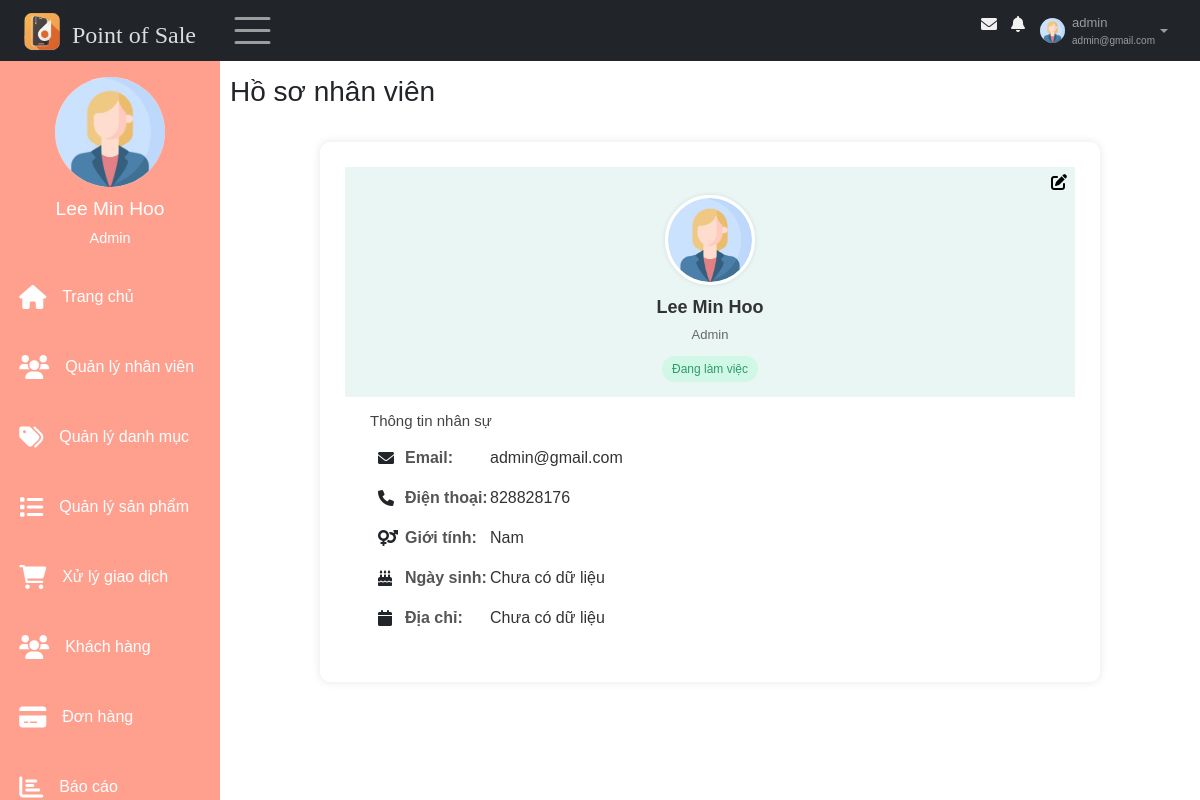
/views/index.php?nav=hoso (signed in), run on an earlier commit of the app's database.
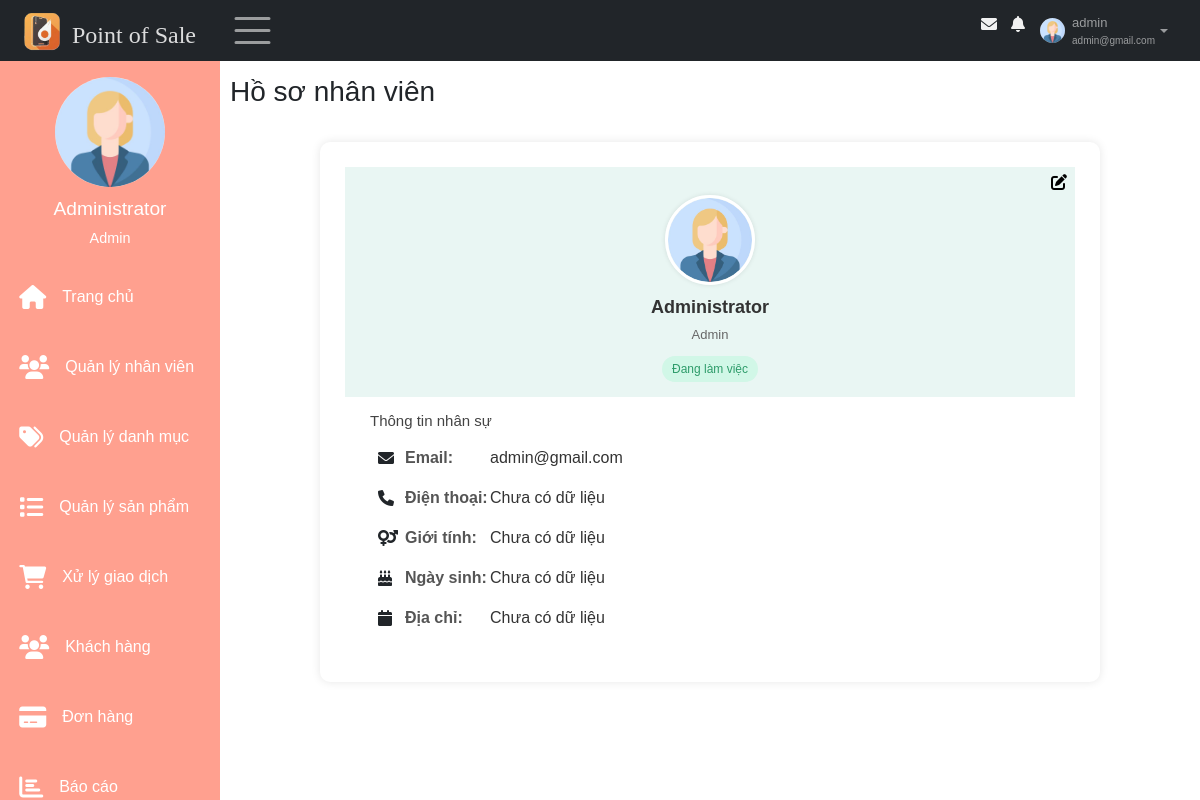
And on a later commit of the database.
### tables this page shows
CREATE TABLE `taikhoan` (
  `id` int(11) NOT NULL,
  `id_nhanvien` int(11) NOT NULL,
  `username` varchar(30) NOT NULL,
  `password` varchar(30) NOT NULL,
  `role` enum('Admin','Nhân viên') NOT NULL,
  `trangthai_hd` tinyint(1) NOT NULL,
  `activate_token` varchar(10) DEFAULT NULL,
  `expire_time` int(11) DEFAULT NULL,
  `pass_changed` tinyint(1) DEFAULT NULL,
  `trangthai_khoa` tinyint(1) NOT NULL DEFAULT 0
);

CREATE TABLE `nhanvien` (
  `id` int(11) NOT NULL,
  `hoten` varchar(50) NOT NULL,
  `email` varchar(100) NOT NULL,
  `gioitinh` enum('Nữ','Nam') DEFAULT NULL,
  `sdt` varchar(11) DEFAULT NULL,
  `ngaysinh` date DEFAULT NULL,
  `diachi` varchar(100) DEFAULT NULL,
  `img` varchar(50) DEFAULT NULL
);

### models/quanlyhoso/getProfileNV.php (called while the page is built, shortened)
<?php
    $conn = connectDB();
    if (isset($_GET["id_detail"])) {
        $id = $_GET["id_detail"];
    } else {
        $id = $_SESSION["id"];
    }
    if(empty($_SESSION["id"])) {
        header("Location: ../index.php");
        exit();
    }else{
        $sql = "SELECT nhanvien.*, taikhoan.trangthai_khoa, taikhoan.role FROM nhanvien, taikhoan WHERE nhanvien.id = taikhoan.id_nhanvien AND nhanvien.id =" . $id;
    }
    $result = $conn->query($sql);
    if ($result->num_rows > 0) {
        $row = $result->fetch_assoc();
        $profile_name =  $row["hoten"]??"";
        $profile_role = $row['role']??"";
        $profile_sdt = $row["sdt"]??"";
        $profile_email = $row["email"]??"";
        $profile_gender = $row["gioitinh"]??"";
        $profile_ngaysinh = $row["ngaysinh"]??"";
        $profile_diachi = $row["diachi"]??"";
        $profile_img = $row["img"]??"";
        $profile_trangthai = $row["trangthai_khoa"] == 0 ? 1 : 0;
    }
?>

### views/pages/main/content/hoso.php (the view)
<div class = "main-content " id="main">
    <main>
        <div class = "page-header">
            <div>
                <h3>Hồ sơ nhân viên </h3>
            </div>
        </div>
        <section class="profife-view">
            <div class="profile-container">
                <div class="profile-header">
                    <?php
                        if(isset($_GET['id_detail'])) {
                            ?>
                                <div class="right-actions">
                                    <a href="index.php?sidebar=quanlynhanvien"><i class="fa-solid fa-left-long" style="color: black;"></i></a>
                                </div>
                            <?php
                        } else {
                            ?>
                                <div class="right-actions">
                                    <a href="index.php?nav=hoso&query=sua"><i class='fa fa-edit'></i></a>
                                </div>
                            <?php
                        }
                    ?>
                    <div>
                        <img src="../models/quanlyhoso/imagesNV/<?=$profile_img?>" alt="Avatar" class="avatar">
                        <h2 class="name"><?=$profile_name?></h2>
                        <p class="position"><?=$profile_role?></p>
                        <?php
                            if($profile_trangthai == 1) {
                                ?><span class="status">Đang làm việc</span><?php
                            } else {
                                ?><span class="status" style="background-color:rgb(251, 189, 189); color:rgb(216, 86, 86);">Tài khoản đã bị khóa</span><?php
                            }
                        ?>
                    </div>
                </div>
                <div class="profile-info">
                <h3>Thông tin nhân sự</h3>
                <div class="info-item">
                    <i class="fa fa-envelope icon"></i>
                    <span class="label">Email:</span>
                    <span class="value"><?=$profile_email?></span>
                </div>
                <div class="info-item">
                    <i class="fa fa-phone icon"></i>
                    <span class="label">Điện thoại:</span>
                    <span class="value"><?= $profile_sdt ?: "Chưa có dữ liệu" ?></span>
                </div>
                <div class="info-item">
                    <i class="fa fa-venus-mars icon"></i>
                    <span class="label">Giới tính:</span>
                    <span class="value"><?=$profile_gender ?: "Chưa có dữ liệu" ?></span>
                </div>
                <div class="info-item">
                    <i class="fa fa-birthday-cake icon"></i>
                    <span class="label">Ngày sinh:</span>
                    <span class="value"><?= $profile_ngaysinh ?: "Chưa có dữ liệu" ?></span>
                </div>
                <div class="info-item">
                    <i class="fa fa-calendar icon"></i>
                    <span class="label">Địa chỉ:</span>
                    <span class="value"><?= $profile_diachi ?: "Chưa có dữ liệu" ?></span>
                </div>
                </div>
            </div>
        </section>
    </main>
</div>

### views/pages/nav.php (shortened to what the changed rows need)
<nav class="navbar navbar-expand-sm bg-dark navbar-dark fixed-top" id="nav">
    <div class="container-fluid">
        <div class="leftnav justify-content-start">
            <a class="logo navbar-brand" href="index.php" data-bs-toggle="tooltip"  title="Về trang chủ">
                <img src="../images/logo.ico" alt="Logo" style="width:40px;" >
                <h4>Point of Sale</h4>
            </a>
            <div class="openclose"><span class="navbar-toggler-icon" style="font-size:30px;cursor:pointer" onclick="open_closeNav() " class = "las la-bars"></span>  </div>
        </div>
        <div class="rightnav justify-content-end">
            <ul  class=" navbar-nav" >
                <li class="nav-item">
                    <a  href="#">
                    <span class = "fa fa-fw fa-envelope"></span>
                    </a></li>
                <li class="nav-item">
                    <a  href="#">
                    <span class = "fa fa-bell"></span>
                    </a></li>
                <li class="nav-item dropdown">
                        <a id="nav-user" class="nav-link dropdown-toggle" href="#" role="button" data-bs-toggle="dropdown">
                            <img id="nav-avatar" src = "../models/quanlyhoso/imagesNV/<?=$profile_img?>" height = "30px"  width = "30px" alt = "Avatar">
                            <div class="infor">
                                <p id ="user"><?= $_SESSION["username"]?></p>
                                <p id="email"><?= $_SESSION["email"]?></p>
                            </div>
                        </a>
                </li>
            </ul>
        </div>
    </div>
</nav>

### views/pages/main/sidebar.php (shortened to what the changed rows need)
<div class="sidebar"  id="mySidebar" >
    <div class="sidebar-user">
        <img src="../models/quanlyhoso/imagesNV/<?=$profile_img?>" height = "70px"  width = "70px" alt = "">
            <div>
                <h3><?=$profile_name?></h3>
                <span><?=$_SESSION['role']?></span>
        </div>
    </div>
    <div class="sidebar-menu">
        <ul >
            <li class="item">
                <a class="link" href="index.php">
                    <span class = "fa fa-home"></span>
                    <p class="item-sidebar">Trang chủ</p>
                </a>
            </li>
            <?php
                if ($_SESSION['role'] == 'Admin') {
                    ?>
                    <li class="item">
                        <a class="link" href="index.php?sidebar=quanlynhanvien">
                            <span class = "fa fa-users"></span>
                            <p class="item-sidebar">Quản lý nhân viên</p>
                        </a>
                    </li>
                <?php
            }?>
            <li class="item">
                <a class="link" href="index.php?sidebar=quanlydanhmuc">
                    <span class = "fa fa-tags"></span>
                    <p class="item-sidebar">Quản lý danh mục</p>
                </a>
            </li>
            <li class="item">
                <a class="link" href="index.php?sidebar=quanlysanpham">
                    <span class = "fa fa-list"></span>
                    <p class="item-sidebar">Quản lý sản phẩm</p>
                </a>
            </li>
            <li class="item">
                <a class="link" href="index.php?sidebar=giaodich">
                    <span class = "fa fa-shopping-cart"></span>
                    <p class="item-sidebar">Xử lý giao dịch</p>
                </a>
            </li>
            <li class="item">
                <a class="link" href="index.php?sidebar=khachhang">
                    <span class = "fa fa-users"></span>
                    <p class="item-sidebar">Khách hàng</p>
                </a>
            </li>
            <li class="item">
                <a class="link" href="index.php?sidebar=donhang">
                    <span class = "fa fa-credit-card"></span>
                    <p class="item-sidebar">Đơn hàng</p>
                </a>
            </li>
            <li class="item">
                <a class="link" href="index.php?sidebar=baocao">
                    <span class = "fa fa-bar-chart"></span>
                    <p class="item-sidebar">Báo cáo</p>
                </a>
            </li>
            <br>
        </ul>
    </div>
</div>

What changed in the data, as far as the page shows it:
changed through a linked row, taikhoan "Admin": id_nhanvien.hoten "Lee Min Hoo" → "Administrator"; id_nhanvien.sdt "828828176" → "Chưa có dữ liệu"; id_nhanvien.gioitinh "Nam" → "Chưa có dữ liệu"
